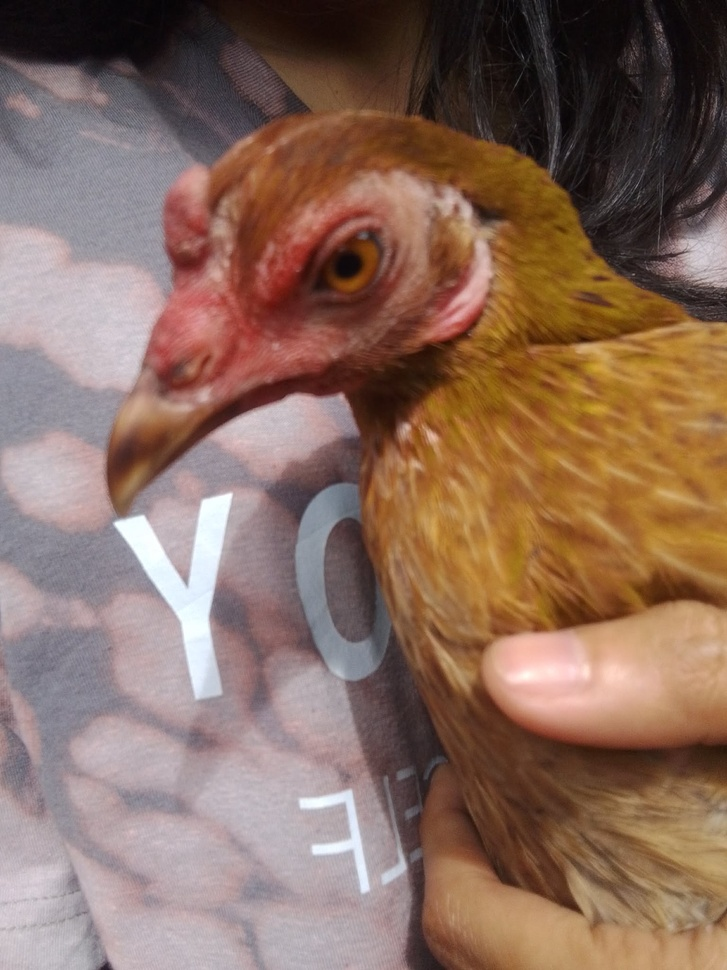
#> input picture input/16.jpeg, 727 x 970 px, shrunk from 1536 x 2048 before the run, found by its file name; its folder holds only this picture in this run
$ python main.py
#> lines starting #> are read from the running program, lines starting #| are printed output that depends on the picture
#> in process_image, img is the input picture: shape (970, 727, 3); mean B, G, R 94.1, 108.4, 137.3
### src/filters.py
import cv2
import numpy as np
from PIL import Image, ImageEnhance

def apply_color_grading(image):
    img_f = image.astype(np.float32)
    img_f[:,:,0] *= 1.4   # Boost Blue channel
    img_f[:,:,1] *= 0.85  # Dim Green channel
    img_f[:,:,2] *= 1.3   # Boost Red channel
    return np.clip(img_f, 0, 255).astype(np.uint8)

def apply_chromatic_aberration(image, shift=5): #Glitch effect by shifting color channels
#> called with shift = 5
    b, g, r = cv2.split(image)
    b = np.roll(b, -shift, axis=1)
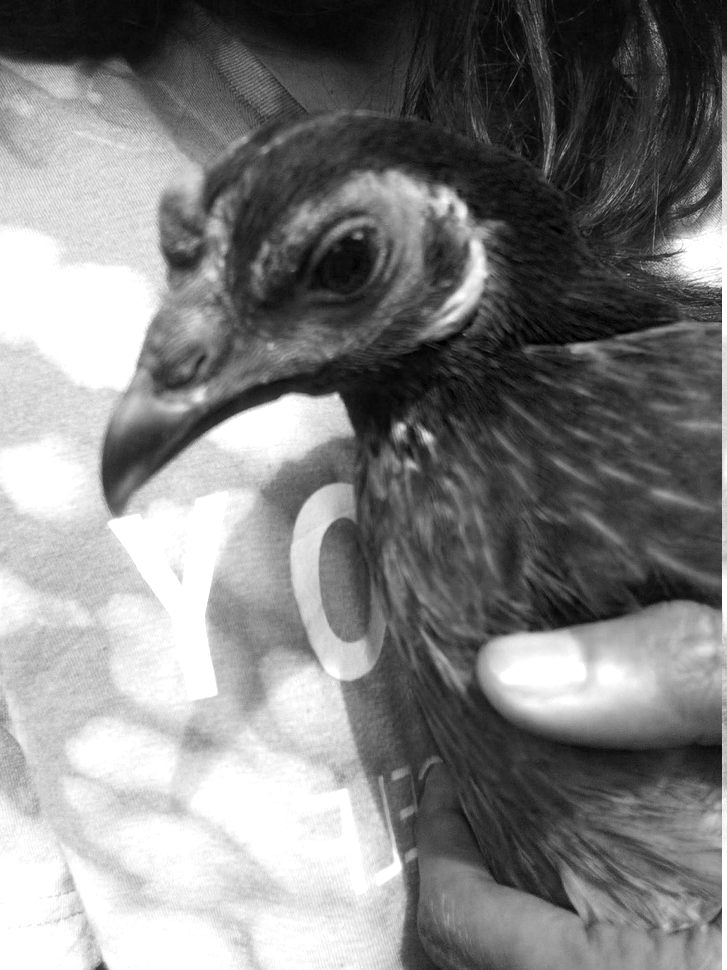
#> b: shape (970, 727); min 0, max 255, mean 128.8
    r = np.roll(r, shift, axis=1)
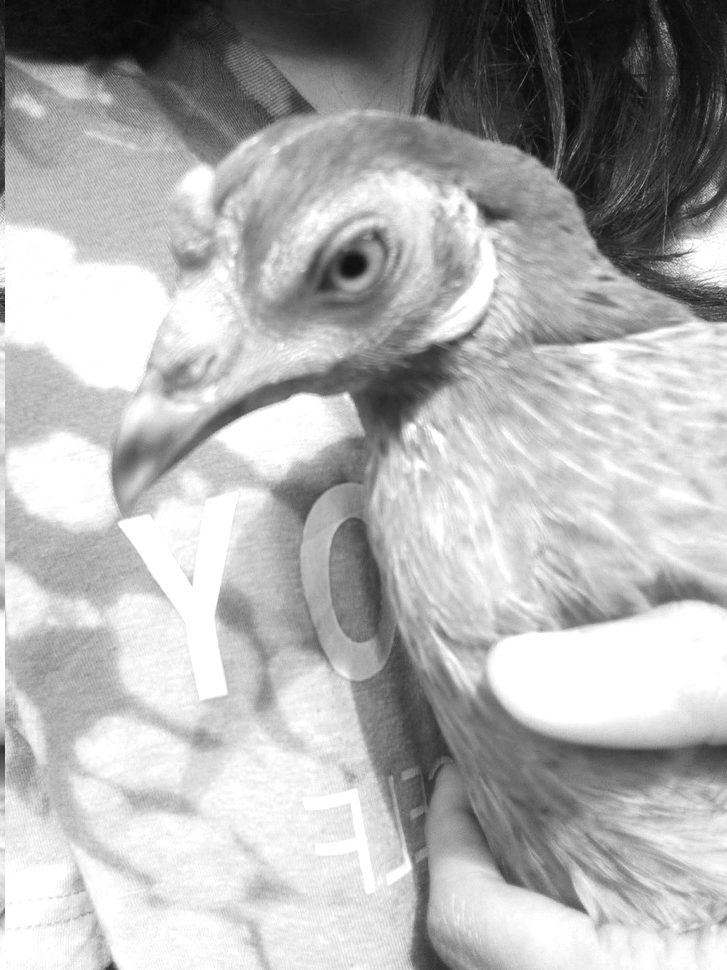
#> r: shape (970, 727); min 5, max 255, mean 175.9
    return cv2.merge([b, g, r])
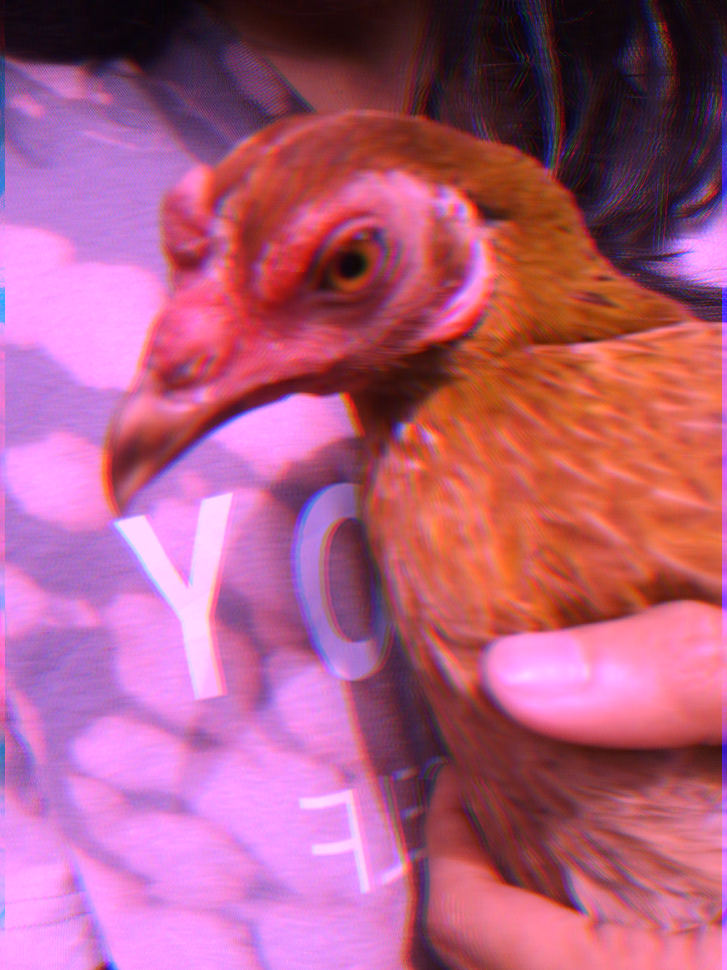
#> returned value: shape (970, 727, 3); mean of channels 0, 1, 2 128.8, 91.7, 175.9; drawn as B, G, R

def apply_image_blending_reflection(image):
    h, w = image.shape[:2]
#> h = 970; w = 727
    ref_line = int(h * 0.6)
#> ref_line = 582

    # Flipping to create reflection
    top_h = h - ref_line
#> top_h = 388
    top_section = image[ref_line - top_h : ref_line, :]
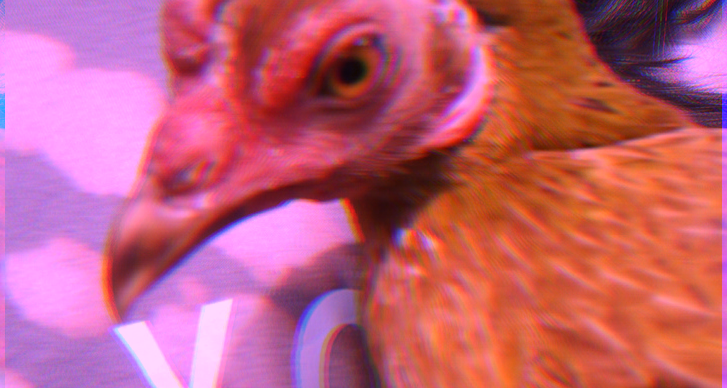
#> top_section: shape (388, 727, 3); mean B, G, R 121.1, 95.4, 194.6
    reflection = cv2.flip(top_section, 0)

    # Gaussian blur for smooth reflection
    reflection = cv2.GaussianBlur(reflection, (45, 45), 15)
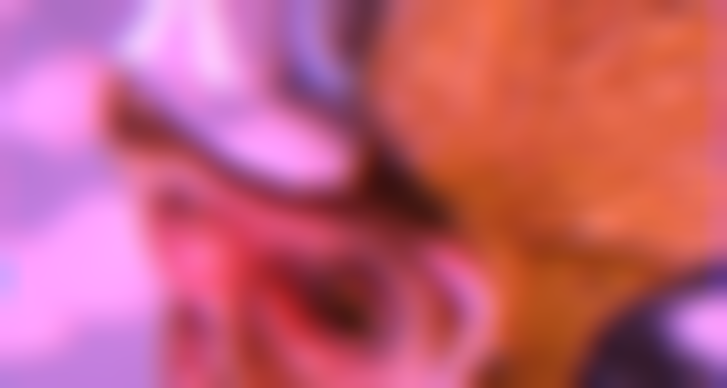
#> reflection: shape (388, 727, 3); mean B, G, R 121, 95.4, 194.6

    # Image Blending
    image[ref_line:h, :] = cv2.addWeighted(image[ref_line:h, :], 0.4, reflection, 0.6, 0)
    return image

def apply_vignette(image):
    h, w = image.shape[:2]
#> h = 970; w = 727
    k_x = cv2.getGaussianKernel(w, w/2)
    k_y = cv2.getGaussianKernel(h, h/2)

    v_mask = (k_y * k_x.T)
    v_mask = v_mask / v_mask.max()

    for i in range(3):
        image[:, :, i] = image[:, :, i] * v_mask
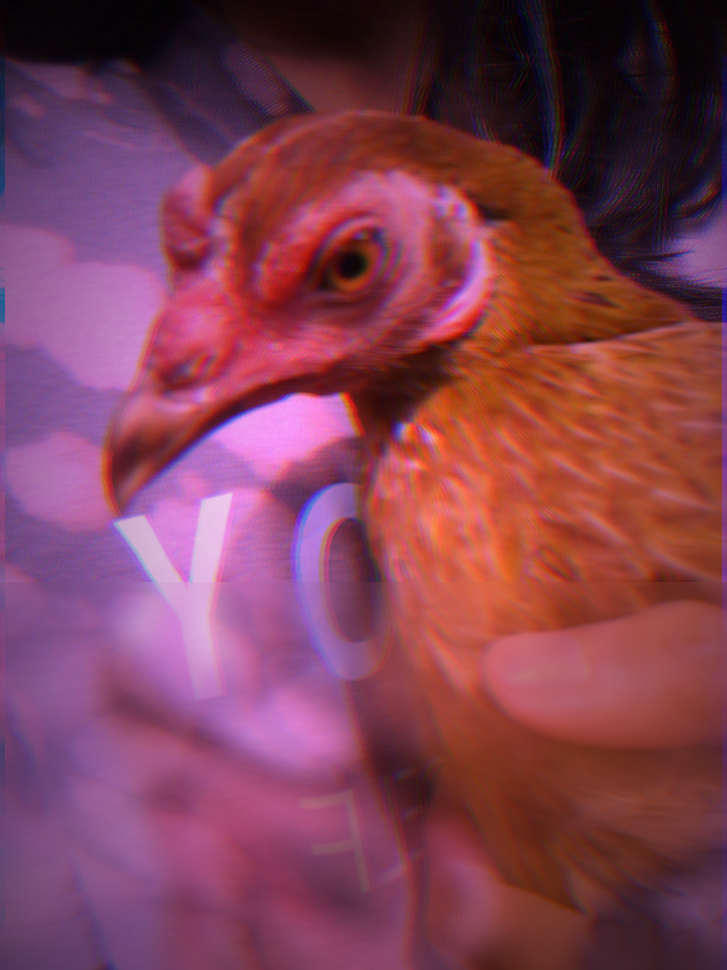
#> image: shape (970, 727, 3); mean B, G, R 84.6, 64.1, 129.5

    return image.astype(np.uint8)

### src/main.py
import cv2
import os
from PIL import Image, ImageEnhance
from src.filters import (apply_color_grading, apply_chromatic_aberration,
                         apply_image_blending_reflection, apply_vignette)

input_dir = "input"
output_dir = "output"

def process_image(filename):
    path = os.path.join(input_dir, filename)
    img = cv2.imread(path)
    if img is None:
        return

    img = apply_color_grading(img)
    img = apply_chromatic_aberration(img)
    img = apply_image_blending_reflection(img)
    img = apply_vignette(img)

    img_rgb = cv2.cvtColor(img, cv2.COLOR_BGR2RGB)
    pil_img = Image.fromarray(img_rgb)

    enhancer = ImageEnhance.Contrast(pil_img)
    pil_img = enhancer.enhance(1.4)
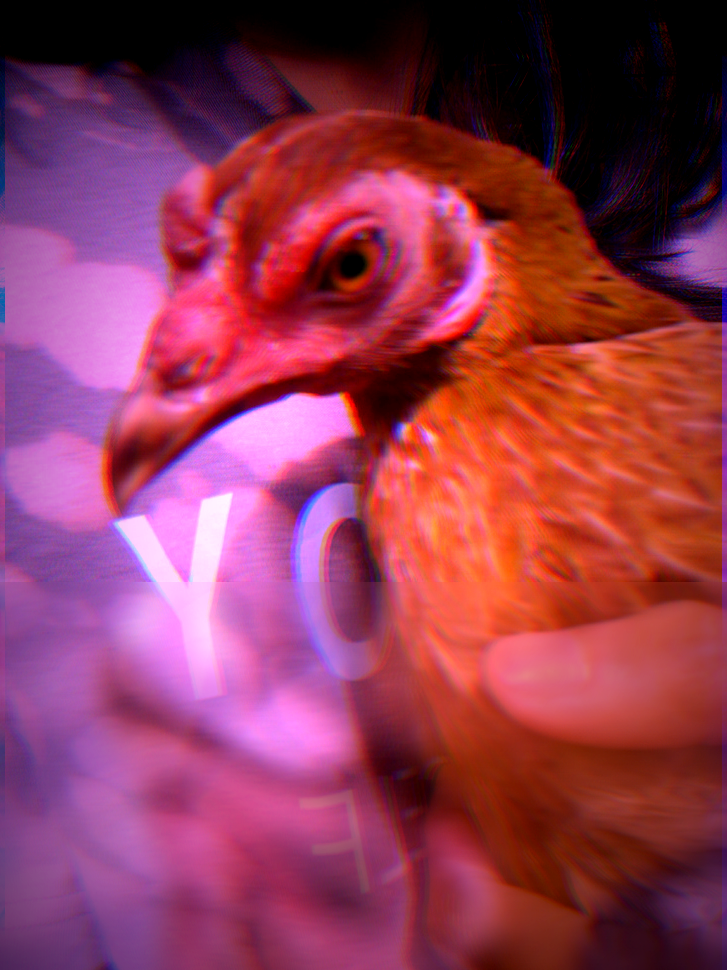
#> pil_img: PIL image 727x970 RGB; mean R, G, B 146.3, 57.5, 85.1

    if not os.path.exists(output_dir):
        os.makedirs(output_dir)

    pil_img.save(os.path.join(output_dir, f"final_output_{filename}"))
    print(f"Successfully processed: {filename}")

if __name__ == "__main__":
    if not os.path.exists(input_dir):
        os.makedirs(input_dir)

    files = [f for f in os.listdir(input_dir) if f.lower().endswith(('.png', '.jpg', '.jpeg'))]
    if not files:
        print("No images found in the input directory.")
    else:
        print(f"Found {len(files)} image(s) to process.")
        for filename in files:
            process_image(filename)

$ run again, on input/test10.png
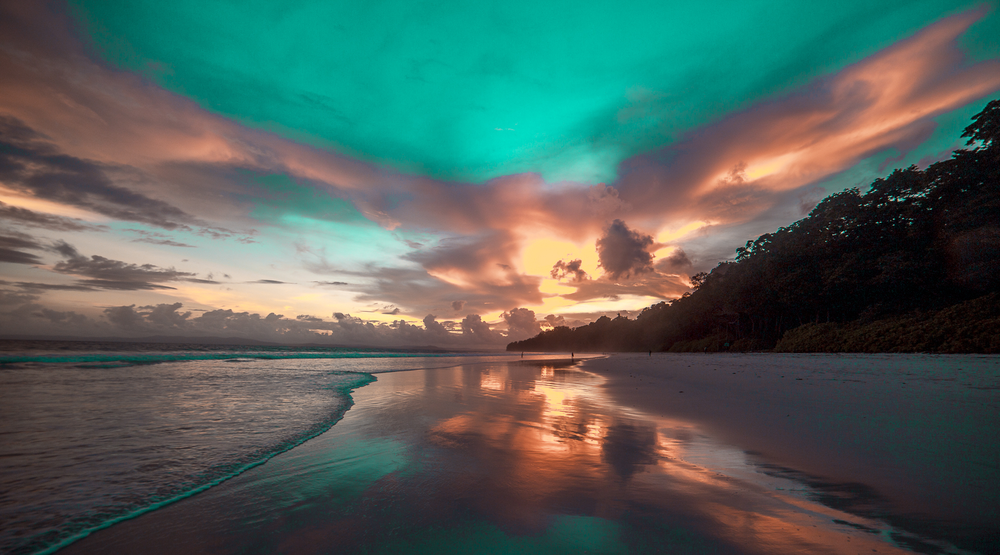
#> input picture input/test10.png, 1000 x 555 px, shrunk from 1920 x 1065 before the run, found by its file name
#> in process_image, img is the input picture: shape (555, 1000, 3); mean B, G, R 90.7, 97.4, 80.1
#> after the loop in apply_vignette, `for i in range(3):`:
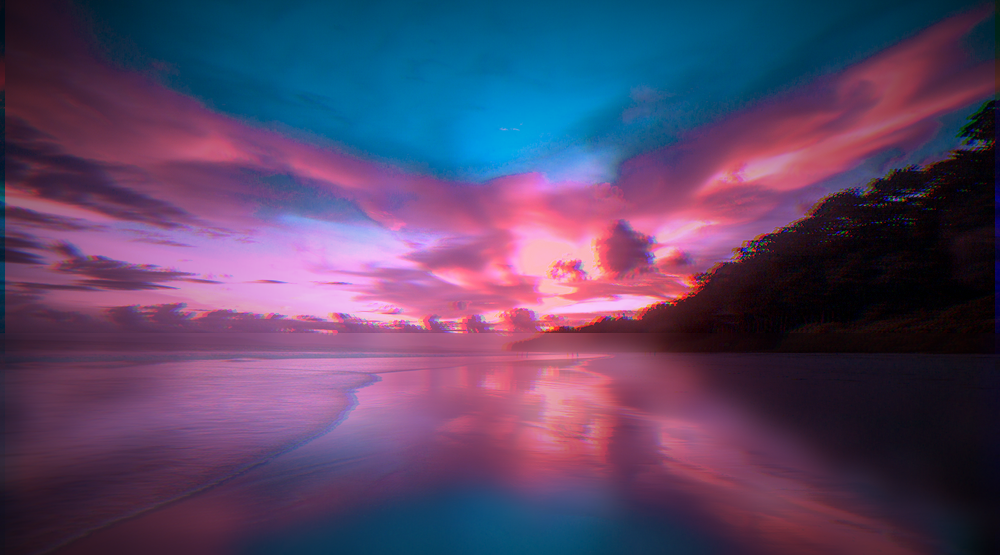
#> image: shape (555, 1000, 3); mean B, G, R 104, 69, 86.7
#> in process_image, `pil_img = enhancer.enhance(1.4)`:
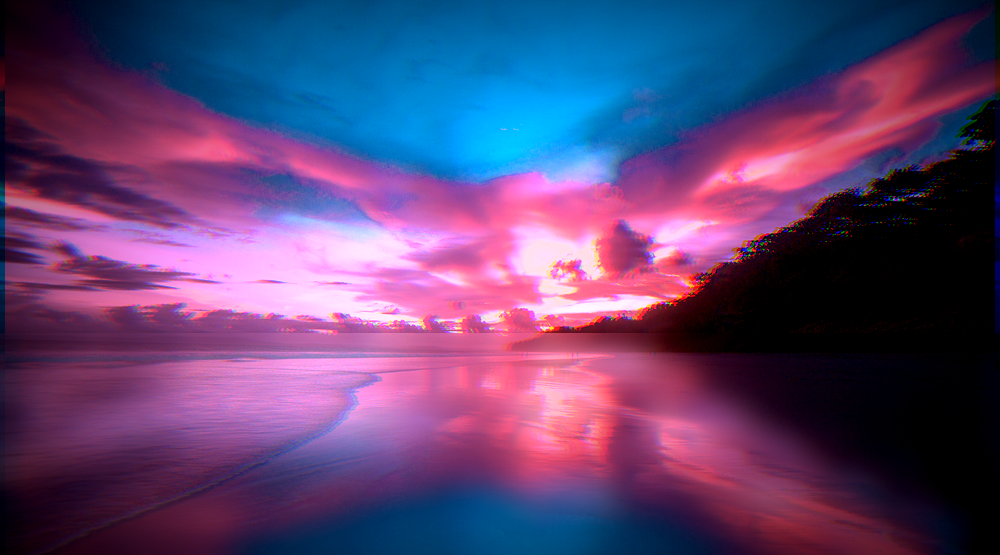
#> pil_img: PIL image 1000x555 RGB; mean R, G, B 93.7, 67.6, 113.9

$ run again, on input/test2.jpg
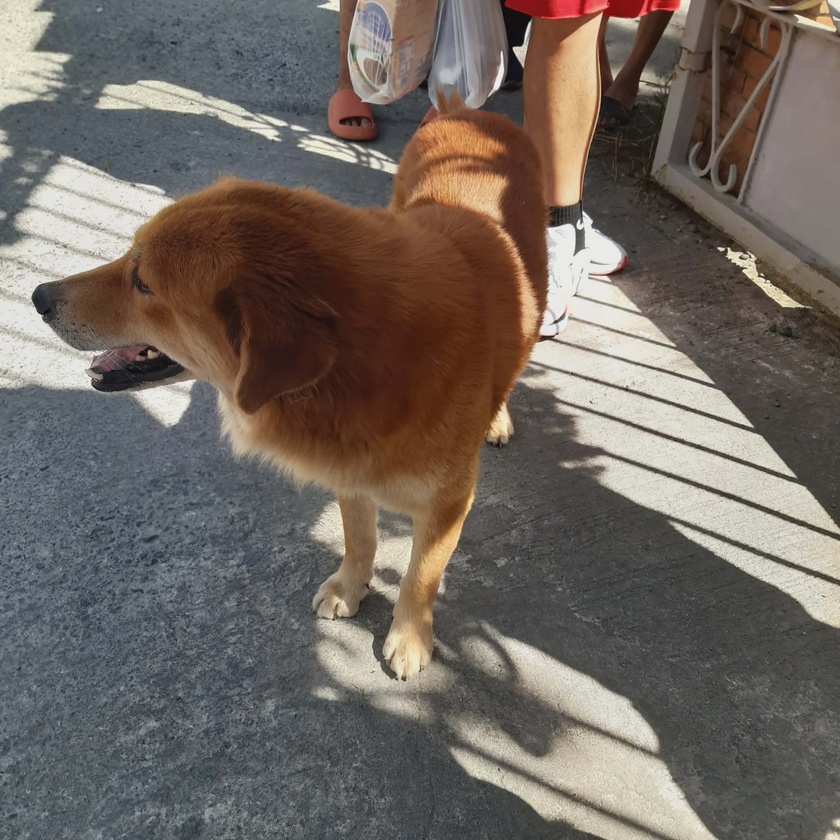
#> input picture input/test2.jpg, 840 x 840 px, shrunk from 2048 x 2048 before the run, found by its file name
#> in process_image, img is the input picture: shape (840, 840, 3); mean B, G, R 96.5, 103.2, 112.1
#> in apply_image_blending_reflection, `reflection = cv2.GaussianBlur(reflection, (45, 45), 15)`:
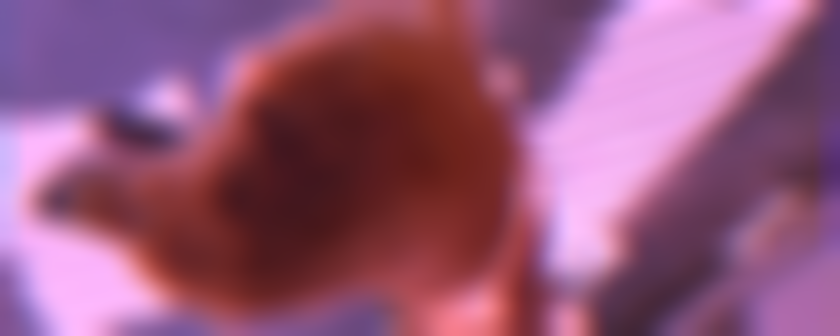
#> reflection: shape (336, 840, 3); mean B, G, R 120.7, 86.4, 148
#> after the loop in apply_vignette, `for i in range(3):`:
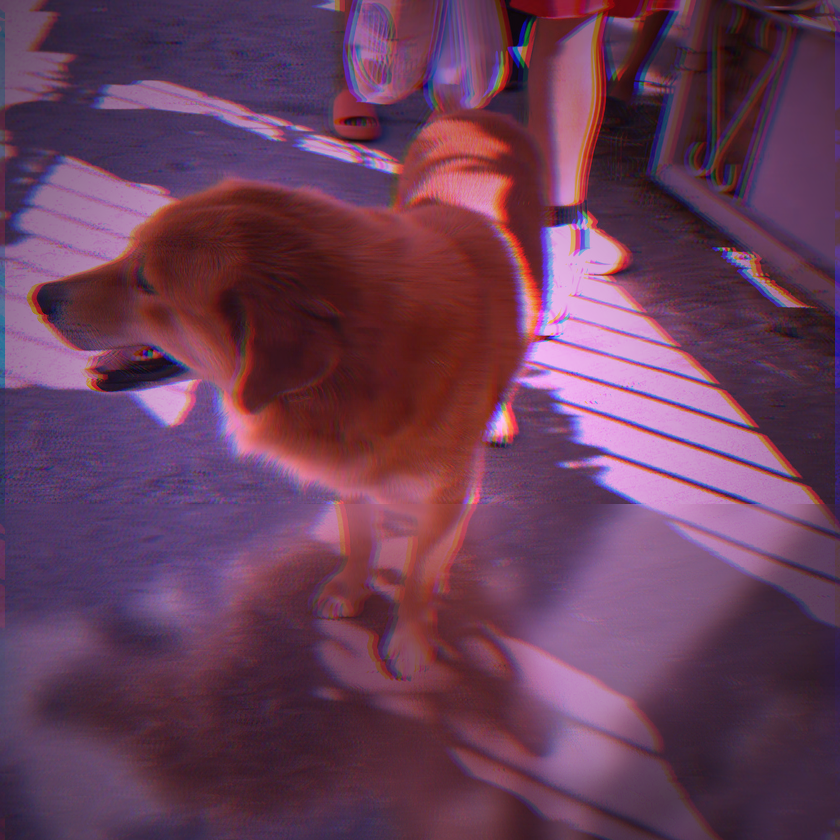
#> image: shape (840, 840, 3); mean B, G, R 89.4, 62, 105.3

$ run again, on input/test3.jpg
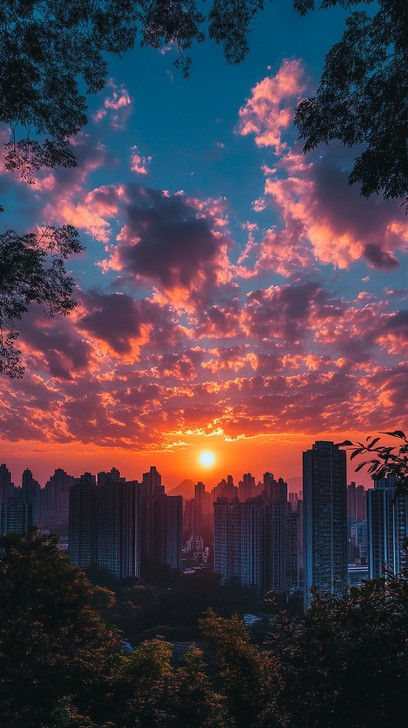
#> input picture input/test3.jpg, 408 x 728 px, found by its file name
#> in process_image, img is the input picture: shape (728, 408, 3); mean B, G, R 74, 62.1, 76.9
#> in process_image, `pil_img = enhancer.enhance(1.4)`:
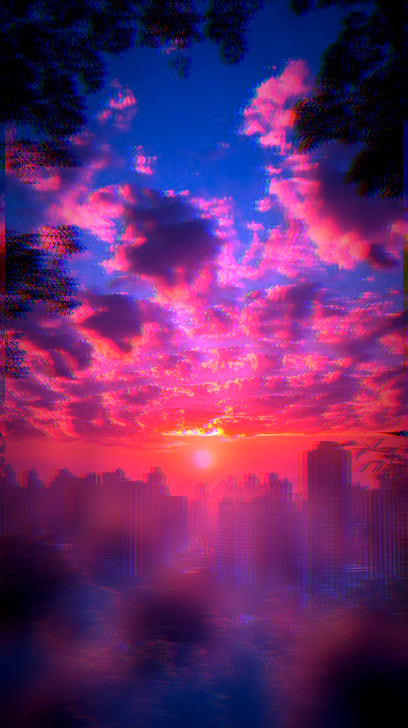
#> pil_img: PIL image 408x728 RGB; mean R, G, B 101, 39.9, 103.8
